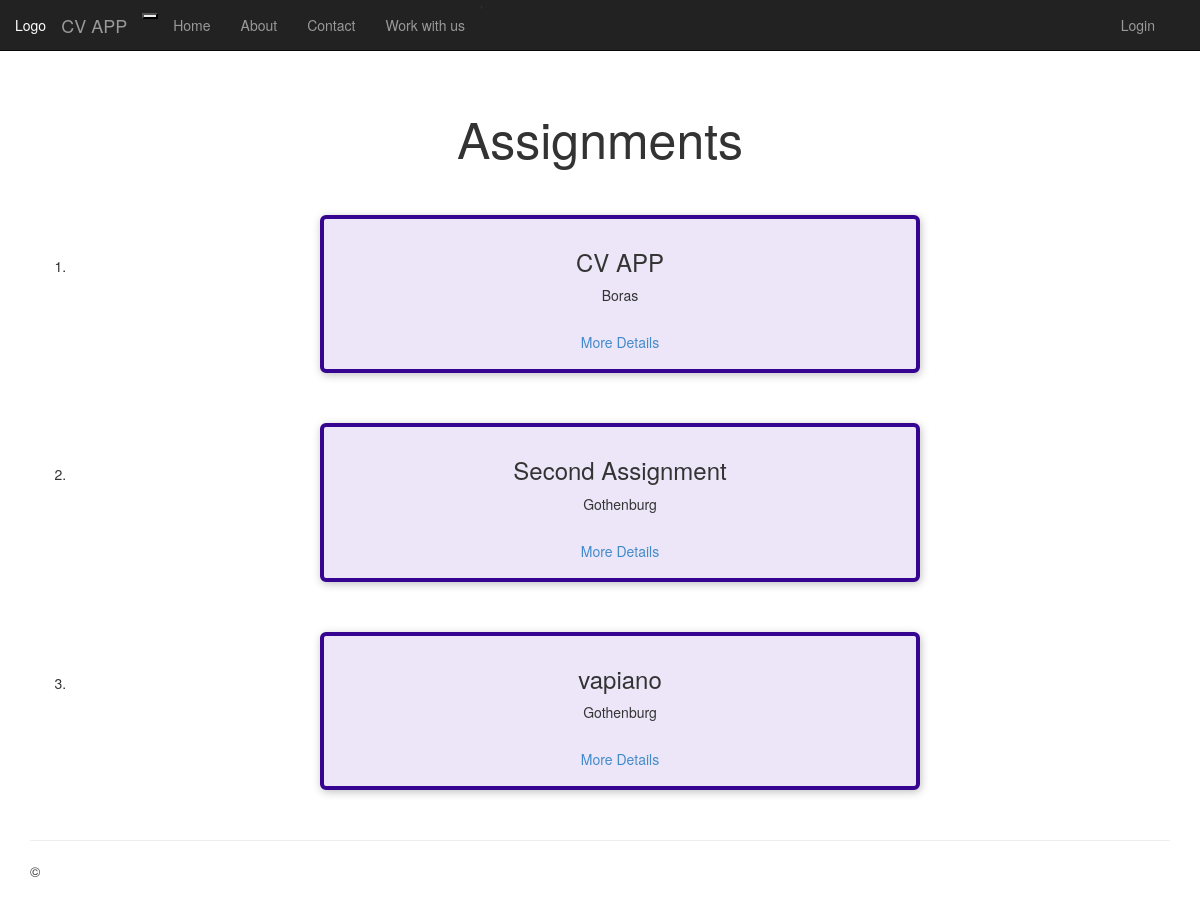
The app's page /assignment/, older data.
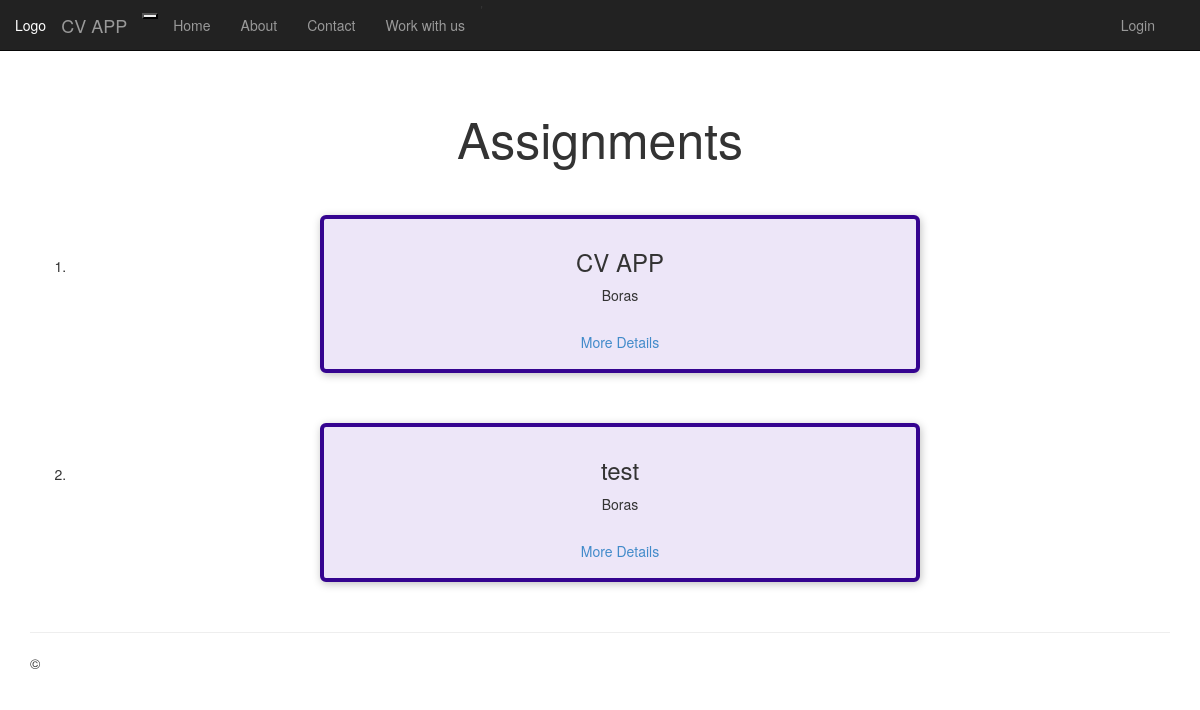
The same page, newer data.
### assignment/models.py (models this page shows, shortened)
class Assignment(models.Model):
    host=models.ForeignKey(User,on_delete=models.SET_NULL,blank=True, null=True)
    tags=models.ManyToManyField(Tag,blank=True, null=True  )
    title = models.CharField(max_length=200)
    slug = models.SlugField(unique=True)
    description = models.TextField()
    location = models.ForeignKey(Location, on_delete=models.CASCADE)
    applicant=models.ManyToManyField(Applicant,blank=True, null=True)
    updated = models.DateTimeField(auto_now=True)
    created = models.DateTimeField(auto_now_add=True)

class Location(models.Model):
    name = models.CharField(max_length=200)
    adress = models.CharField(max_length=300)

### assignment/views.py (the view)
# urls.py: path('assignment/', views.index, name='all-assignments'),
def index(request):
    assignments = Assignment.objects.all()
    return render(request, 'assignment/index.html',
                  {'isActive': True, 'assignments': assignments})

### assignment/templates/assignment/index.html
{% extends "app/layout.html" %}
{% load static %}
{% block static %}
<link rel="stylesheet" type="text/css" href="{% static 'assignment/styles/details.css' %}">
{% endblock %}
{% block content %}
<section>
  <h2>Assignments </h2>
  <ol>
    {% for assignment_item in assignments %}
      {% include 'assignment/includes/assignment-item.html' with title=assignment_item.title location=assignment_item.location.name slug=assignment_item.slug %}
    {% endfor %}
  </ol>
</section>
{% endblock %}

### assignment/templates/assignment/includes/assignment-item.html
<li class="assignment-item">
  <article>
    <div class="assignment-summary">
      <div class="assignment-details">
        <h3>{{ title }}</h3>
        <address>{{ location }}</address>
      </div>
    </div>
    <div class="assignment-actions">
       <a href="{% url 'assignment-details' slug %}" class="btn">More Details</a>
    </div>
  </article>
</li>

Row changes from the older to the newer data that the page shows:
removed Assignment: title "Second Assignment"
no longer on this page (row unchanged): Location: name "Gothenburg"
removed Assignment: title "vapiano"
added Assignment: title "test", {{ location }} "Boras"
